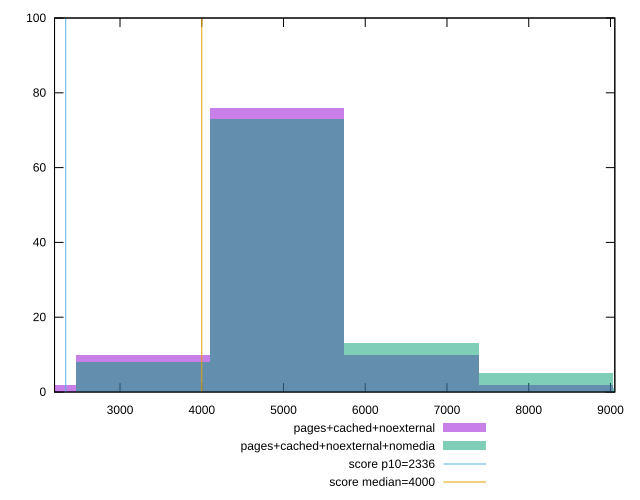

Generate this figure with gnuplot:
reset

$pagesCachedNoexternal <<EOF
4925.149325320941 76
6566.865767094589 10
3283.4328835472943 10
8208.582208868236 2
1641.7164417736471 2
EOF

$pagesCachedNoexternalNomedia <<EOF
4925.149325320941 73
3283.4328835472943 8
6566.865767094589 13
8208.582208868236 5
9850.298650641882 1
EOF

set key outside below
set boxwidth 1641.7164417736471
set xrange [2198.8225:9053.249]
set yrange [0:100]
set trange [0:100]
set style fill transparent solid 0.5 noborder

set parametric
set terminal svg size 640, 500 enhanced background rgb 'white'
set output "reprap/first-meaningful-paint/comparison/histogram/2_vs_3.svg"

plot $pagesCachedNoexternal title "pages+cached+noexternal" with boxes, \
     $pagesCachedNoexternalNomedia title "pages+cached+noexternal+nomedia" with boxes, \
     2336,t title "score p10=2336", \
     4000,t title "score median=4000"

reset
